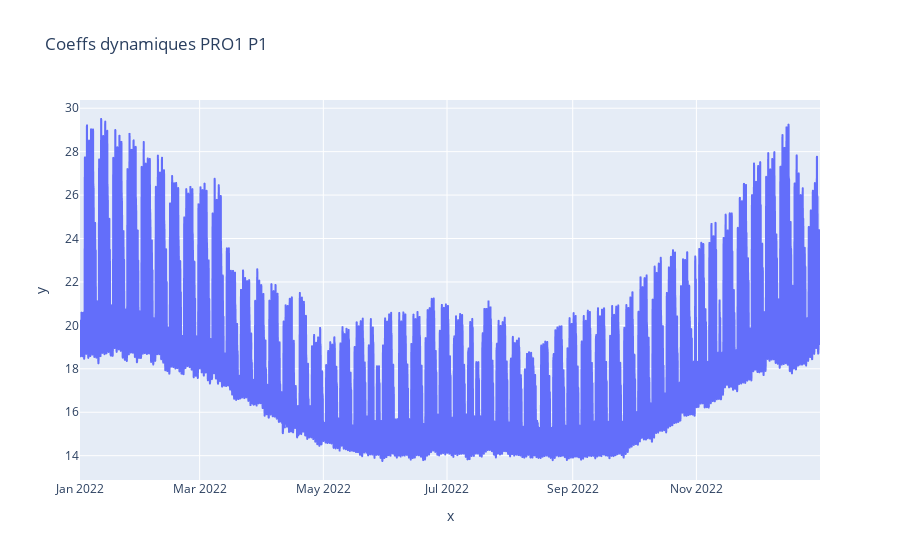

This figure's notebook cell:
### Code cell
fig=px.line(x=CoeffsCRE.index,y=C3,title="Coeffs dynamiques PRO1 P1")
fig.show()

### Figure 1 — Plotly figure (JSON) as saved in the notebook; plotly's stock layout.template omitted (floating-point values rounded to 4 significant figures; data arrays with more than 128 entries replaced by an {"elided": "..."} marker saying what was removed)
{"data": [{"hovertemplate": "x=%{x}<br>y=%{y}<extra></extra>", "legendgroup": "", "line": {"color": "#636efa", "dash": "solid"}, "marker": {"symbol": "circle"}, "mode": "lines", "name": "", "showlegend": false, "type": "scattergl", "x": {"elided": "8760 str values"}, "xaxis": "x", "y": {"elided": "8760 float values"}, "yaxis": "y"}], "layout": {"legend": {"tracegroupgap": 0}, "title": {"text": "Coeffs dynamiques PRO1 P1"}, "xaxis": {"anchor": "y", "domain": [0, 1], "title": {"text": "x"}}, "yaxis": {"anchor": "x", "domain": [0, 1], "title": {"text": "y"}}}}
